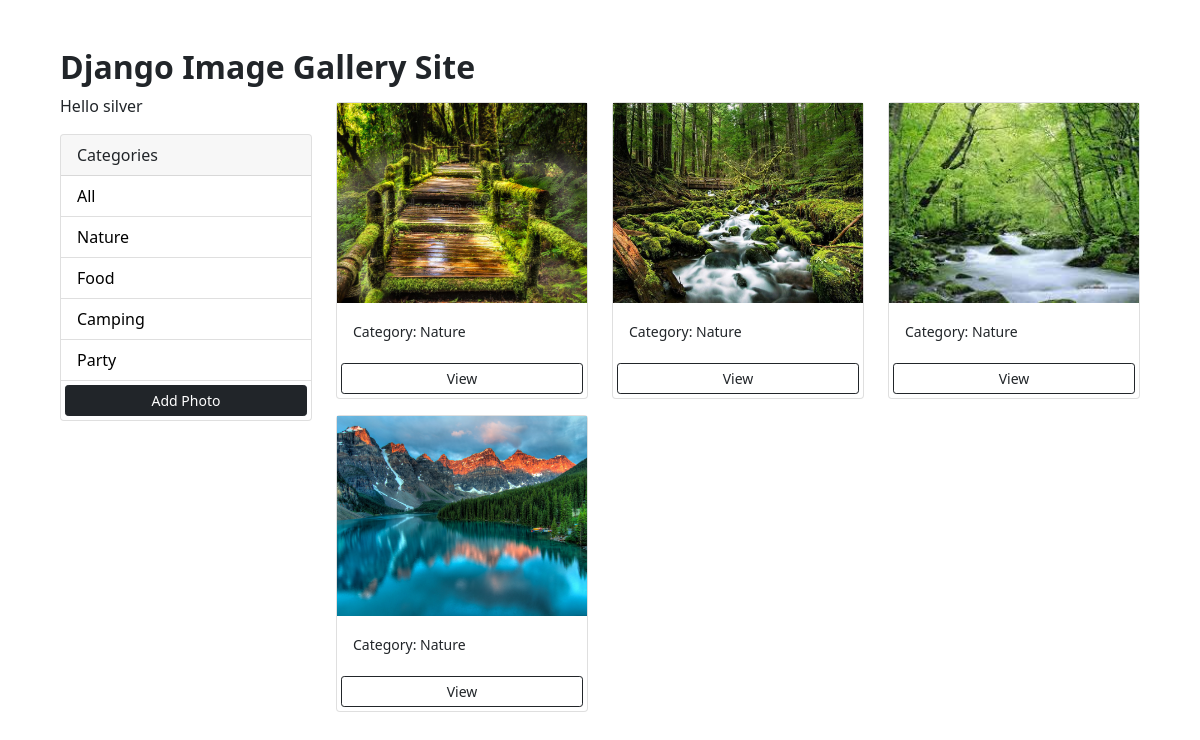
The page /?category=Nature (signed in) on the database its author committed.
### photos/models.py (models this page shows, shortened)
class Category(models.Model):
    name = models.CharField(max_length=100, null=False, blank=False)

class Photo(models.Model):
    category = models.ForeignKey(
        Category, on_delete=models.SET_NULL, null=True, blank=True)
    image = models.ImageField(null=False, blank=False)
    description = models.CharField(max_length=500, null=False, blank=False)

### photos/views.py (the view)
# urls.py: path('', views.gallery, name='gallery'),
def gallery(request):
    category = request.GET.get('category')
    if category == None:
        photos = Photo.objects.all()
    else:
        photos = Photo.objects.filter(category__name=category)
    categories = Category.objects.all()
    context = {'categories': categories, 'photos': photos}
    return render(request, 'photos/gallery.html', context)

### photos/templates/photos/gallery.html (shortened to what this page needs)
<!DOCTYPE html>
<html lang="en">
    <head>
        <link href="https://cdn.jsdelivr.net/npm/bootstrap@5.0.0-beta1/dist/css/bootstrap.min.css" rel="stylesheet"
>
        {% load static %}
        <link rel="stylesheet"  href="{%  static  'css/style.css'  %}">
    </head>
    <body class="m-5">
        <div class="container">
            <div class="row">
                <h1 class="title">Django Image Gallery Site</h1>
                <div class="col-md-3">
                    {% if request.user.is_authenticated %}
                    <p>Hello {{request.user}}</p>
                    {% endif %}
                    <div class="card">
                        <div class="card-header">
                            Categories
                        </div>
                        <ul class="list-group list-group-flush">
                            <li class="list-group-item">
                                <a href="{% url 'gallery' %}">All</a>
                            </li>
                            {% for category in categories %}
                            <li class=" list-group-item">
                                <a href="{% url 'gallery' %}?category={{category.name}}">
                                    {{category.name}}
                                </a>
                            </li>
                            {% endfor %}
                            <a href="{% url 'add' %}" class="btn btn-dark btn-block btn-sm m-1">Add Photo</a>
                        </ul>
                    </div>
                </div>
                <div class="col-md-9">
                    <div class="row">
                        {% for photo in photos %}
                        <div class="col-md-4">
                            <div class="card my-2">
                                <img class="image-thumbail" src="{{photo.image.url}}" alt="Card image cap">
                                <div class="card-body">
                                    <small>Category: {{photo.category.name}}</small>
                                </div>
                                <a href="{% url 'photo' photo.id %}" class="btn btn-outline-dark btn-sm m-1">View</a>
                            </div>
                        </div>
                        {% empty %}
                        <h3>No photos...</h3>
                        {% endfor %}
                    </div>
                </div>
            </div>
        </div>
    </body>
</html>

### photos/statict/css/style.css (style rules this page uses)
.title { place-items: center; align-items: center; font-size: 2rem; font-weight: bolder; }
img { max-width: 100%; max-height: 100%; }
.image-thumbail { height: 200px; object-fit: cover; }
.list-group-item a { text-decoration: none; color: black; }

### rows shown on the page
Category: name "Nature"
Category: name "Food"
Category: name "Camping"
Category: name "Party"
Photo: image (picture), category.name "Nature"
Photo: image (picture), category.name "Nature"
Photo: image (picture), category.name "Nature"
Photo: image (picture), category.name "Nature"

### other values the page prints
{{ request.user }} "silver"
